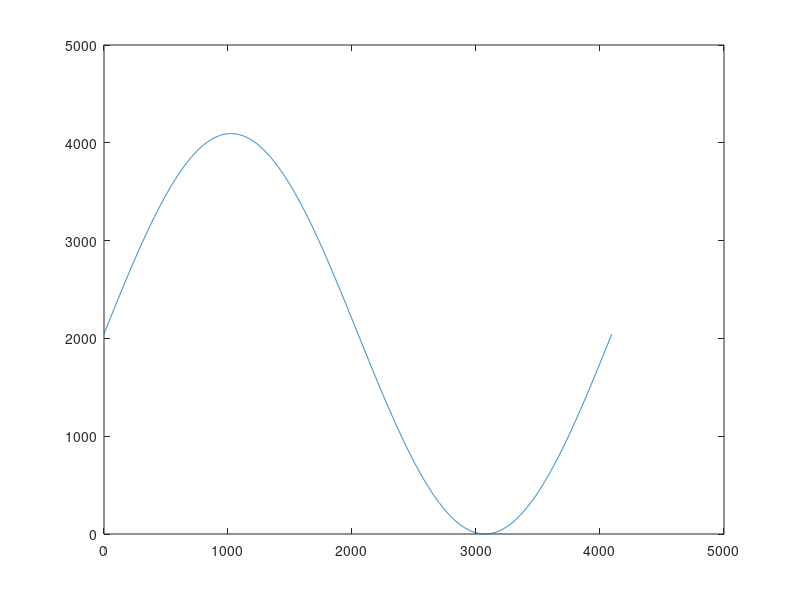

Write the MATLAB code that produced this figure.
DEPTH = 4096;
WIDTH = 12;
n = 0:(DEPTH-1) ;
yn = sin(2*pi/DEPTH*n) ;
yn = round((yn+1)*(power(2,WIDTH)/2-1));
plot(n,yn);
fid = fopen('sin_rom_xilinx.coe','wt');
fprintf(fid,'memory_initialization_radix = 10;\nmemory_initialization_vector = ');
for i = 1 : 4096
    if mod(i-1,16) == 0
        fprintf(fid,'\n');
    end
    fprintf(fid,'%4d,',yn(i));
end
fclose(fid);